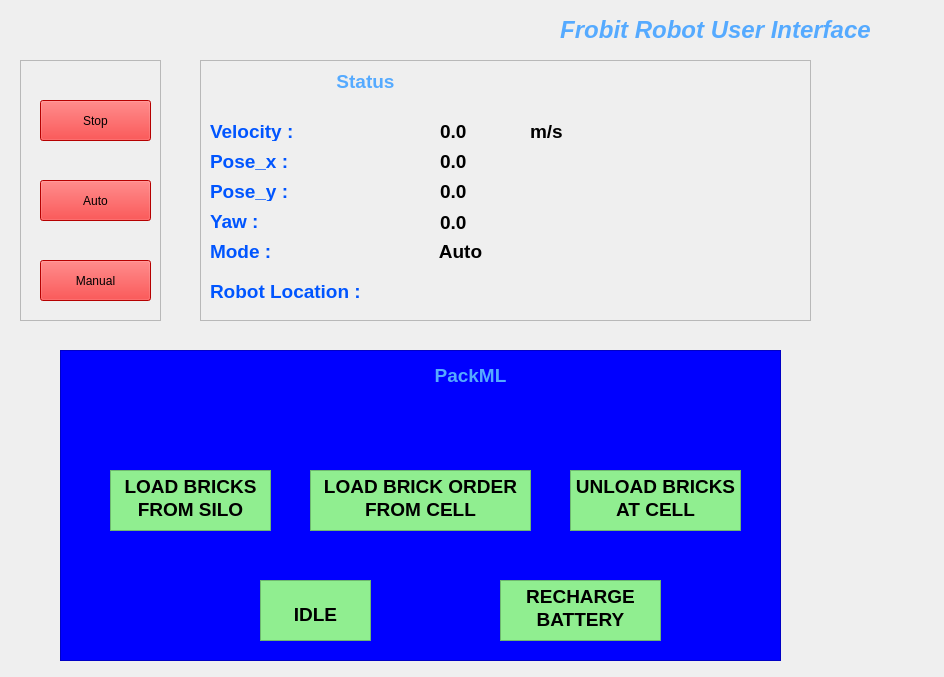
<?xml version="1.0" encoding="UTF-8"?>
<ui version="4.0">
 <class>Form</class>
 <widget class="QWidget" name="Form">
  <property name="geometry">
   <rect>
    <x>0</x>
    <y>0</y>
    <width>944</width>
    <height>677</height>
   </rect>
  </property>
  <property name="windowTitle">
   <string>Form</string>
  </property>
  <widget class="QLabel" name="titleLabel">
   <property name="geometry">
    <rect>
     <x>520</x>
     <y>10</y>
     <width>391</width>
     <height>41</height>
    </rect>
   </property>
   <property name="text">
    <string>&lt;!DOCTYPE HTML PUBLIC &quot;-//W3C//DTD HTML 4.0//EN&quot; &quot;http://www.w3.org/TR/REC-html40/strict.dtd&quot;&gt;
&lt;html&gt;&lt;head&gt;&lt;meta name=&quot;qrichtext&quot; content=&quot;1&quot; /&gt;&lt;style type=&quot;text/css&quot;&gt;
p, li { white-space: pre-wrap; }
&lt;/style&gt;&lt;/head&gt;&lt;body style=&quot; font-family:'Ubuntu'; font-size:11pt; font-weight:400; font-style:normal;&quot;&gt;
&lt;p align=&quot;center&quot; style=&quot; margin-top:0px; margin-bottom:0px; margin-left:0px; margin-right:0px; -qt-block-indent:0; text-indent:0px;&quot;&gt;&lt;span style=&quot; font-size:18pt; font-weight:600; font-style:italic; color:#55aaff;&quot;&gt;Frobit Robot User Interface&lt;/span&gt;&lt;/p&gt;&lt;/body&gt;&lt;/html&gt;</string>
   </property>
  </widget>
  <widget class="QFrame" name="statusFrame">
   <property name="geometry">
    <rect>
     <x>200</x>
     <y>60</y>
     <width>611</width>
     <height>261</height>
    </rect>
   </property>
   <property name="styleSheet">
    <string notr="true"/>
   </property>
   <property name="frameShape">
    <enum>QFrame::StyledPanel</enum>
   </property>
   <property name="frameShadow">
    <enum>QFrame::Raised</enum>
   </property>
   <widget class="QLabel" name="statusFrameLabel">
    <property name="geometry">
     <rect>
      <x>130</x>
      <y>10</y>
      <width>71</width>
      <height>21</height>
     </rect>
    </property>
    <property name="text">
     <string>&lt;html&gt;&lt;head/&gt;&lt;body&gt;&lt;p align=&quot;center&quot;&gt;&lt;span style=&quot; font-size:14pt; font-weight:600; color:#55aaff;&quot;&gt;Status&lt;/span&gt;&lt;/p&gt;&lt;/body&gt;&lt;/html&gt;</string>
    </property>
   </widget>
   <widget class="QLabel" name="speedLabel">
    <property name="geometry">
     <rect>
      <x>10</x>
      <y>60</y>
      <width>91</width>
      <height>21</height>
     </rect>
    </property>
    <property name="text">
     <string>&lt;html&gt;&lt;head/&gt;&lt;body&gt;&lt;p&gt;&lt;span style=&quot; font-size:14pt; font-weight:600; color:#0055ff;&quot;&gt;Velocity :&lt;/span&gt;&lt;/p&gt;&lt;/body&gt;&lt;/html&gt;</string>
    </property>
   </widget>
   <widget class="QLabel" name="speedValueLabel">
    <property name="geometry">
     <rect>
      <x>240</x>
      <y>60</y>
      <width>81</width>
      <height>21</height>
     </rect>
    </property>
    <property name="text">
     <string>&lt;html&gt;&lt;head/&gt;&lt;body&gt;&lt;p&gt;&lt;span style=&quot; font-size:14pt; font-weight:600; color:#000000;&quot;&gt;0.0&lt;/span&gt;&lt;/p&gt;&lt;/body&gt;&lt;/html&gt;</string>
    </property>
   </widget>
   <widget class="QLabel" name="speedUnitsLabel">
    <property name="geometry">
     <rect>
      <x>330</x>
      <y>60</y>
      <width>61</width>
      <height>21</height>
     </rect>
    </property>
    <property name="text">
     <string>&lt;html&gt;&lt;head/&gt;&lt;body&gt;&lt;p&gt;&lt;span style=&quot; font-size:14pt; font-weight:600; color:#000000;&quot;&gt;m/s&lt;/span&gt;&lt;/p&gt;&lt;/body&gt;&lt;/html&gt;</string>
    </property>
   </widget>
   <widget class="QLabel" name="pose_xLabel">
    <property name="geometry">
     <rect>
      <x>10</x>
      <y>90</y>
      <width>191</width>
      <height>21</height>
     </rect>
    </property>
    <property name="text">
     <string>&lt;html&gt;&lt;head/&gt;&lt;body&gt;&lt;p&gt;&lt;span style=&quot; font-size:14pt; font-weight:600; color:#0055ff;&quot;&gt;Pose_x :&lt;/span&gt;&lt;/p&gt;&lt;/body&gt;&lt;/html&gt;</string>
    </property>
   </widget>
   <widget class="QLabel" name="pose_x_label">
    <property name="geometry">
     <rect>
      <x>240</x>
      <y>90</y>
      <width>181</width>
      <height>21</height>
     </rect>
    </property>
    <property name="text">
     <string>&lt;html&gt;&lt;head/&gt;&lt;body&gt;&lt;p&gt;&lt;span style=&quot; font-size:14pt; font-weight:600; color:#000000;&quot;&gt;0.0&lt;/span&gt;&lt;/p&gt;&lt;/body&gt;&lt;/html&gt;</string>
    </property>
   </widget>
   <widget class="QLabel" name="modeStatusLabel">
    <property name="geometry">
     <rect>
      <x>10</x>
      <y>180</y>
      <width>241</width>
      <height>21</height>
     </rect>
    </property>
    <property name="text">
     <string>&lt;html&gt;&lt;head/&gt;&lt;body&gt;&lt;p&gt;&lt;span style=&quot; font-size:14pt; font-weight:600; color:#0055ff;&quot;&gt;Mode    :&lt;/span&gt;&lt;/p&gt;&lt;/body&gt;&lt;/html&gt;</string>
    </property>
   </widget>
   <widget class="QLabel" name="modeLabel">
    <property name="geometry">
     <rect>
      <x>210</x>
      <y>180</y>
      <width>101</width>
      <height>21</height>
     </rect>
    </property>
    <property name="text">
     <string>&lt;html&gt;&lt;head/&gt;&lt;body&gt;&lt;p align=&quot;center&quot;&gt;&lt;span style=&quot; font-size:14pt; font-weight:600; color:#000000;&quot;&gt;Auto&lt;/span&gt;&lt;/p&gt;&lt;/body&gt;&lt;/html&gt;</string>
    </property>
   </widget>
   <widget class="QLabel" name="pose_yLabel">
    <property name="geometry">
     <rect>
      <x>10</x>
      <y>120</y>
      <width>191</width>
      <height>21</height>
     </rect>
    </property>
    <property name="text">
     <string>&lt;html&gt;&lt;head/&gt;&lt;body&gt;&lt;p&gt;&lt;span style=&quot; font-size:14pt; font-weight:600; color:#0055ff;&quot;&gt;Pose_y :&lt;/span&gt;&lt;/p&gt;&lt;/body&gt;&lt;/html&gt;</string>
    </property>
   </widget>
   <widget class="QLabel" name="pose_y_label">
    <property name="geometry">
     <rect>
      <x>240</x>
      <y>120</y>
      <width>31</width>
      <height>21</height>
     </rect>
    </property>
    <property name="text">
     <string>&lt;html&gt;&lt;head/&gt;&lt;body&gt;&lt;p&gt;&lt;span style=&quot; font-size:14pt; font-weight:600; color:#000000;&quot;&gt;0.0&lt;/span&gt;&lt;/p&gt;&lt;/body&gt;&lt;/html&gt;</string>
    </property>
   </widget>
   <widget class="QLabel" name="yawlabel">
    <property name="geometry">
     <rect>
      <x>240</x>
      <y>151</y>
      <width>191</width>
      <height>20</height>
     </rect>
    </property>
    <property name="text">
     <string>&lt;html&gt;&lt;head/&gt;&lt;body&gt;&lt;p&gt;&lt;span style=&quot; font-size:14pt; font-weight:600; color:#000000;&quot;&gt;0.0&lt;/span&gt;&lt;/p&gt;&lt;/body&gt;&lt;/html&gt;</string>
    </property>
   </widget>
   <widget class="QLabel" name="pose_zLabel">
    <property name="geometry">
     <rect>
      <x>10</x>
      <y>150</y>
      <width>191</width>
      <height>21</height>
     </rect>
    </property>
    <property name="text">
     <string>&lt;html&gt;&lt;head/&gt;&lt;body&gt;&lt;p&gt;&lt;span style=&quot; font-size:14pt; font-weight:600; color:#0055ff;&quot;&gt;Yaw :&lt;/span&gt;&lt;/p&gt;&lt;/body&gt;&lt;/html&gt;</string>
    </property>
   </widget>
   <widget class="QLabel" name="modeStatusLabel_2">
    <property name="geometry">
     <rect>
      <x>10</x>
      <y>220</y>
      <width>151</width>
      <height>21</height>
     </rect>
    </property>
    <property name="text">
     <string>&lt;html&gt;&lt;head/&gt;&lt;body&gt;&lt;p&gt;&lt;span style=&quot; font-size:14pt; font-weight:600; color:#0055ff;&quot;&gt;Robot Location :&lt;/span&gt;&lt;/p&gt;&lt;/body&gt;&lt;/html&gt;</string>
    </property>
   </widget>
   <widget class="QLabel" name="robotlocationlabel">
    <property name="geometry">
     <rect>
      <x>190</x>
      <y>210</y>
      <width>381</width>
      <height>41</height>
     </rect>
    </property>
    <property name="text">
     <string>&lt;html&gt;&lt;head/&gt;&lt;body&gt;&lt;p align=&quot;center&quot;&gt;&lt;br/&gt;&lt;/p&gt;&lt;/body&gt;&lt;/html&gt;</string>
    </property>
   </widget>
  </widget>
  <widget class="QFrame" name="robotControllerFrame">
   <property name="geometry">
    <rect>
     <x>20</x>
     <y>60</y>
     <width>141</width>
     <height>261</height>
    </rect>
   </property>
   <property name="frameShape">
    <enum>QFrame::StyledPanel</enum>
   </property>
   <property name="frameShadow">
    <enum>QFrame::Raised</enum>
   </property>
   <widget class="QPushButton" name="stopButton">
    <property name="geometry">
     <rect>
      <x>20</x>
      <y>40</y>
      <width>111</width>
      <height>41</height>
     </rect>
    </property>
    <property name="styleSheet">
     <string notr="true">QPushButton {
     background-color: red;
}</string>
    </property>
    <property name="text">
     <string>Stop</string>
    </property>
   </widget>
   <widget class="QPushButton" name="autoModeButton">
    <property name="geometry">
     <rect>
      <x>20</x>
      <y>120</y>
      <width>111</width>
      <height>41</height>
     </rect>
    </property>
    <property name="styleSheet">
     <string notr="true">QPushButton {
     background-color: red;
}</string>
    </property>
    <property name="text">
     <string>Auto</string>
    </property>
   </widget>
   <widget class="QPushButton" name="manualModeButton">
    <property name="geometry">
     <rect>
      <x>20</x>
      <y>200</y>
      <width>111</width>
      <height>41</height>
     </rect>
    </property>
    <property name="styleSheet">
     <string notr="true">QPushButton {
     background-color: red;
}</string>
    </property>
    <property name="text">
     <string>Manual</string>
    </property>
   </widget>
   <zorder>stopButton</zorder>
   <zorder>autoModeButton</zorder>
   <zorder>manualModeButton</zorder>
   <zorder>packmlFrame</zorder>
  </widget>
  <widget class="QFrame" name="packmlFrame">
   <property name="geometry">
    <rect>
     <x>60</x>
     <y>350</y>
     <width>721</width>
     <height>311</height>
    </rect>
   </property>
   <property name="styleSheet">
    <string notr="true">QFrame{
     background-color: blue;
}</string>
   </property>
   <property name="frameShape">
    <enum>QFrame::StyledPanel</enum>
   </property>
   <property name="frameShadow">
    <enum>QFrame::Raised</enum>
   </property>
   <widget class="QLabel" name="packmlFrameLabel">
    <property name="geometry">
     <rect>
      <x>360</x>
      <y>10</y>
      <width>101</width>
      <height>31</height>
     </rect>
    </property>
    <property name="text">
     <string>&lt;html&gt;&lt;head/&gt;&lt;body&gt;&lt;p align=&quot;center&quot;&gt;&lt;span style=&quot; font-size:14pt; font-weight:600; color:#55aaff;&quot;&gt;PackML&lt;/span&gt;&lt;/p&gt;&lt;/body&gt;&lt;/html&gt;</string>
    </property>
   </widget>
   <widget class="QTextEdit" name="idleState">
    <property name="geometry">
     <rect>
      <x>200</x>
      <y>230</y>
      <width>111</width>
      <height>61</height>
     </rect>
    </property>
    <property name="styleSheet">
     <string notr="true">QTextEdit {
     background-color: lightgreen;
}</string>
    </property>
    <property name="html">
     <string>&lt;!DOCTYPE HTML PUBLIC &quot;-//W3C//DTD HTML 4.0//EN&quot; &quot;http://www.w3.org/TR/REC-html40/strict.dtd&quot;&gt;
&lt;html&gt;&lt;head&gt;&lt;meta name=&quot;qrichtext&quot; content=&quot;1&quot; /&gt;&lt;style type=&quot;text/css&quot;&gt;
p, li { white-space: pre-wrap; }
&lt;/style&gt;&lt;/head&gt;&lt;body style=&quot; font-family:'Ubuntu'; font-size:11pt; font-weight:400; font-style:normal;&quot;&gt;
&lt;p align=&quot;center&quot; style=&quot;-qt-paragraph-type:empty; margin-top:0px; margin-bottom:0px; margin-left:0px; margin-right:0px; -qt-block-indent:0; text-indent:0px;&quot;&gt;&lt;br /&gt;&lt;/p&gt;
&lt;p align=&quot;center&quot; style=&quot; margin-top:0px; margin-bottom:0px; margin-left:0px; margin-right:0px; -qt-block-indent:0; text-indent:0px;&quot;&gt;&lt;span style=&quot; font-size:14pt; font-weight:600;&quot;&gt;IDLE&lt;/span&gt;&lt;/p&gt;&lt;/body&gt;&lt;/html&gt;</string>
    </property>
   </widget>
   <widget class="QTextEdit" name="loadbricksSiloState">
    <property name="geometry">
     <rect>
      <x>50</x>
      <y>120</y>
      <width>161</width>
      <height>61</height>
     </rect>
    </property>
    <property name="styleSheet">
     <string notr="true">QTextEdit {
     background-color: lightgreen;
}</string>
    </property>
    <property name="html">
     <string>&lt;!DOCTYPE HTML PUBLIC &quot;-//W3C//DTD HTML 4.0//EN&quot; &quot;http://www.w3.org/TR/REC-html40/strict.dtd&quot;&gt;
&lt;html&gt;&lt;head&gt;&lt;meta name=&quot;qrichtext&quot; content=&quot;1&quot; /&gt;&lt;style type=&quot;text/css&quot;&gt;
p, li { white-space: pre-wrap; }
&lt;/style&gt;&lt;/head&gt;&lt;body style=&quot; font-family:'Ubuntu'; font-size:11pt; font-weight:400; font-style:normal;&quot;&gt;
&lt;p align=&quot;center&quot; style=&quot; margin-top:0px; margin-bottom:0px; margin-left:0px; margin-right:0px; -qt-block-indent:0; text-indent:0px;&quot;&gt;&lt;span style=&quot; font-size:14pt; font-weight:600;&quot;&gt;LOAD BRICKS&lt;/span&gt;&lt;/p&gt;
&lt;p align=&quot;center&quot; style=&quot; margin-top:0px; margin-bottom:0px; margin-left:0px; margin-right:0px; -qt-block-indent:0; text-indent:0px;&quot;&gt;&lt;span style=&quot; font-size:14pt; font-weight:600;&quot;&gt;FROM SILO&lt;/span&gt;&lt;/p&gt;&lt;/body&gt;&lt;/html&gt;</string>
    </property>
   </widget>
   <widget class="QTextEdit" name="unloadbricksState">
    <property name="geometry">
     <rect>
      <x>510</x>
      <y>120</y>
      <width>171</width>
      <height>61</height>
     </rect>
    </property>
    <property name="styleSheet">
     <string notr="true">QTextEdit {
     background-color: lightgreen;
}</string>
    </property>
    <property name="html">
     <string>&lt;!DOCTYPE HTML PUBLIC &quot;-//W3C//DTD HTML 4.0//EN&quot; &quot;http://www.w3.org/TR/REC-html40/strict.dtd&quot;&gt;
&lt;html&gt;&lt;head&gt;&lt;meta name=&quot;qrichtext&quot; content=&quot;1&quot; /&gt;&lt;style type=&quot;text/css&quot;&gt;
p, li { white-space: pre-wrap; }
&lt;/style&gt;&lt;/head&gt;&lt;body style=&quot; font-family:'Ubuntu'; font-size:11pt; font-weight:400; font-style:normal;&quot;&gt;
&lt;p align=&quot;center&quot; style=&quot; margin-top:0px; margin-bottom:0px; margin-left:0px; margin-right:0px; -qt-block-indent:0; text-indent:0px;&quot;&gt;&lt;span style=&quot; font-size:14pt; font-weight:600;&quot;&gt;UNLOAD BRICKS&lt;/span&gt;&lt;/p&gt;
&lt;p align=&quot;center&quot; style=&quot; margin-top:0px; margin-bottom:0px; margin-left:0px; margin-right:0px; -qt-block-indent:0; text-indent:0px;&quot;&gt;&lt;span style=&quot; font-size:14pt; font-weight:600;&quot;&gt;AT CELL&lt;/span&gt;&lt;/p&gt;&lt;/body&gt;&lt;/html&gt;</string>
    </property>
   </widget>
   <widget class="QTextEdit" name="loadbricksCellState">
    <property name="geometry">
     <rect>
      <x>250</x>
      <y>120</y>
      <width>221</width>
      <height>61</height>
     </rect>
    </property>
    <property name="styleSheet">
     <string notr="true">QTextEdit {
     background-color: lightgreen;
}</string>
    </property>
    <property name="html">
     <string>&lt;!DOCTYPE HTML PUBLIC &quot;-//W3C//DTD HTML 4.0//EN&quot; &quot;http://www.w3.org/TR/REC-html40/strict.dtd&quot;&gt;
&lt;html&gt;&lt;head&gt;&lt;meta name=&quot;qrichtext&quot; content=&quot;1&quot; /&gt;&lt;style type=&quot;text/css&quot;&gt;
p, li { white-space: pre-wrap; }
&lt;/style&gt;&lt;/head&gt;&lt;body style=&quot; font-family:'Ubuntu'; font-size:11pt; font-weight:400; font-style:normal;&quot;&gt;
&lt;p align=&quot;center&quot; style=&quot; margin-top:0px; margin-bottom:0px; margin-left:0px; margin-right:0px; -qt-block-indent:0; text-indent:0px;&quot;&gt;&lt;span style=&quot; font-size:14pt; font-weight:600;&quot;&gt;LOAD BRICK ORDER&lt;/span&gt;&lt;/p&gt;
&lt;p align=&quot;center&quot; style=&quot; margin-top:0px; margin-bottom:0px; margin-left:0px; margin-right:0px; -qt-block-indent:0; text-indent:0px;&quot;&gt;&lt;span style=&quot; font-size:14pt; font-weight:600;&quot;&gt;FROM CELL&lt;/span&gt;&lt;/p&gt;&lt;/body&gt;&lt;/html&gt;</string>
    </property>
   </widget>
   <widget class="QTextEdit" name="rechargebatteryState">
    <property name="geometry">
     <rect>
      <x>440</x>
      <y>230</y>
      <width>161</width>
      <height>61</height>
     </rect>
    </property>
    <property name="styleSheet">
     <string notr="true">QTextEdit {
     background-color: lightgreen;
}</string>
    </property>
    <property name="html">
     <string>&lt;!DOCTYPE HTML PUBLIC &quot;-//W3C//DTD HTML 4.0//EN&quot; &quot;http://www.w3.org/TR/REC-html40/strict.dtd&quot;&gt;
&lt;html&gt;&lt;head&gt;&lt;meta name=&quot;qrichtext&quot; content=&quot;1&quot; /&gt;&lt;style type=&quot;text/css&quot;&gt;
p, li { white-space: pre-wrap; }
&lt;/style&gt;&lt;/head&gt;&lt;body style=&quot; font-family:'Ubuntu'; font-size:11pt; font-weight:400; font-style:normal;&quot;&gt;
&lt;p align=&quot;center&quot; style=&quot; margin-top:0px; margin-bottom:0px; margin-left:0px; margin-right:0px; -qt-block-indent:0; text-indent:0px;&quot;&gt;&lt;span style=&quot; font-size:14pt; font-weight:600;&quot;&gt;RECHARGE&lt;/span&gt;&lt;/p&gt;
&lt;p align=&quot;center&quot; style=&quot; margin-top:0px; margin-bottom:0px; margin-left:0px; margin-right:0px; -qt-block-indent:0; text-indent:0px;&quot;&gt;&lt;span style=&quot; font-size:14pt; font-weight:600;&quot;&gt;BATTERY&lt;/span&gt;&lt;/p&gt;&lt;/body&gt;&lt;/html&gt;</string>
    </property>
   </widget>
  </widget>
 </widget>
 <resources/>
 <connections/>
</ui>
